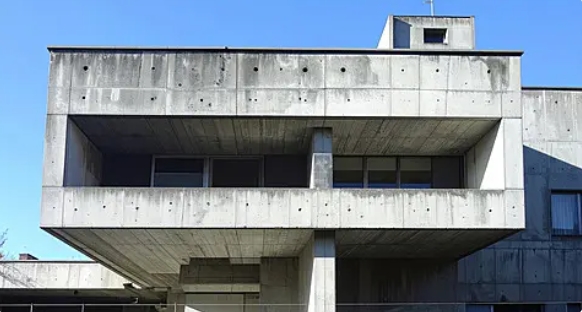
#> input picture 0326/building.png, 582 x 312 px, found by its file name
$ python 0326task2.py
#> lines starting #> are read from the running program, lines starting #| are printed output that depends on the picture
import cv2 as cv
import numpy as np
import matplotlib.pyplot as plt

# 이미지 불러오기
img = cv.imread('0326/building.png')   # 다른 이미지로 바꿔도 됨
#> img is the input picture: shape (312, 582, 3); mean B, G, R 149.4, 135.6, 120.8
if img is None:
    print('file not found')
    exit()

# OpenCV는 BGR이라서 matplotlib 출력용으로 RGB 변환
img_rgb = cv.cvtColor(img, cv.COLOR_BGR2RGB)

rows, cols, ch = img.shape
#> rows = 312; cols = 582; ch = 3

# 1. Scaling
scaled = cv.resize(img, dsize=None, fx=0.7, fy=0.7, interpolation=cv.INTER_LINEAR)
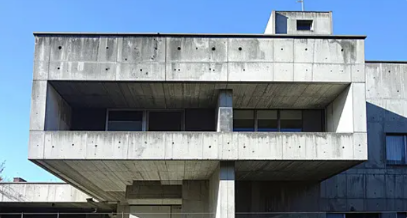
#> scaled: shape (218, 407, 3); mean B, G, R 149.4, 135.7, 120.8
scaled_rgb = cv.cvtColor(scaled, cv.COLOR_BGR2RGB)

# 2. Translation
M_trans = np.float32([[1, 0, 80],
                      [0, 1, 50]])
translated = cv.warpAffine(img, M_trans, (cols, rows))
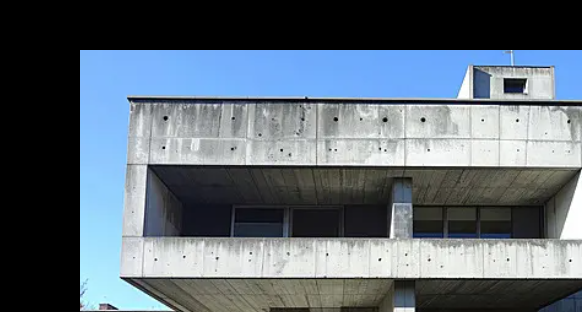
#> translated: shape (312, 582, 3); mean B, G, R 115.9, 105.9, 94.4
translated_rgb = cv.cvtColor(translated, cv.COLOR_BGR2RGB)

# 3. Rotation
M_rot = cv.getRotationMatrix2D((cols/2, rows/2), 30, 1.0)  # 중심 기준 30도 회전
rotated = cv.warpAffine(img, M_rot, (cols, rows))
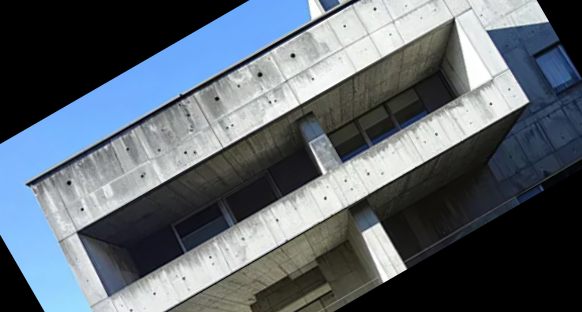
#> rotated: shape (312, 582, 3); mean B, G, R 111, 102.4, 93
rotated_rgb = cv.cvtColor(rotated, cv.COLOR_BGR2RGB)

# 4. Affine Transformation
pts1 = np.float32([[50, 50], [200, 50], [50, 200]])
pts2 = np.float32([[80, 70], [220, 30], [100, 220]])
M_aff = cv.getAffineTransform(pts1, pts2)
affine = cv.warpAffine(img, M_aff, (cols, rows))
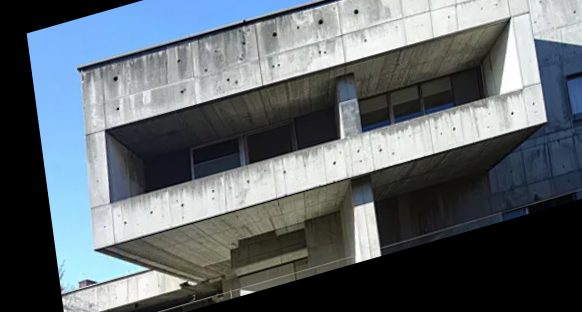
#> affine: shape (312, 582, 3); mean B, G, R 109.5, 104, 95.8
affine_rgb = cv.cvtColor(affine, cv.COLOR_BGR2RGB)

# 5. Perspective Transformation
pts1_p = np.float32([[50, 50], [cols-50, 50], [50, rows-50], [cols-50, rows-50]])
pts2_p = np.float32([[100, 30], [cols-100, 80], [50, rows-80], [cols-30, rows-30]])
M_per = cv.getPerspectiveTransform(pts1_p, pts2_p)
perspective = cv.warpPerspective(img, M_per, (cols, rows))
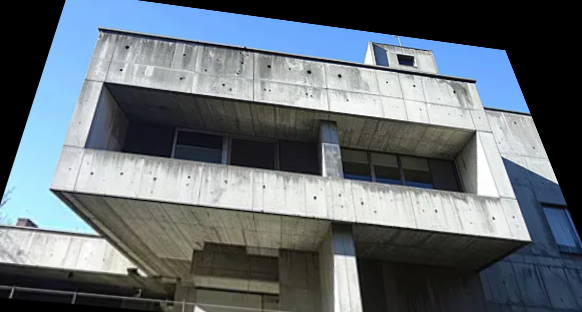
#> perspective: shape (312, 582, 3); mean B, G, R 117, 110.1, 100.5
perspective_rgb = cv.cvtColor(perspective, cv.COLOR_BGR2RGB)

# 결과 출력
titles = ['Original', 'Scaling', 'Translation', 'Rotation', 'Affine', 'Perspective']
images = [img_rgb, scaled_rgb, translated_rgb, rotated_rgb, affine_rgb, perspective_rgb]

plt.figure(figsize=(14, 8))
for i in range(6):
    plt.subplot(2, 3, i+1)
    plt.imshow(images[i])
    plt.title(titles[i])
    plt.xticks([])
    plt.yticks([])

plt.tight_layout()
plt.show()
